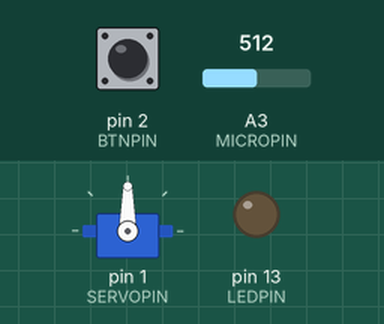
This sketch was run on a simulated Arduino Uno, built with avr-gcc and run on an emulated ATmega328P. Shown: servo, output pins drawn as LEDs (lit = HIGH). The inputs (shaded band) are chosen by the test bench; at power-on: pin 2 (BTNPIN) LOW, A3 (MICROPIN) = 512. What the sketch prints to the serial monitor is not drawn.

Above: at 1.2 s.
1.3 s: pin 2 (BTNPIN) pulled HIGH for 0.15 s
At 2.5 s:
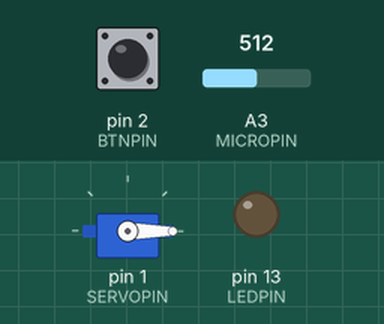
2.9 s: A3 (MICROPIN) set to 0
At 3.9 s:
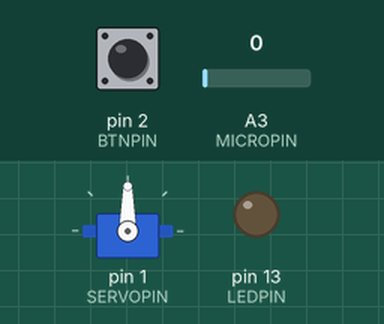
4.7 s: pin 2 (BTNPIN) pulled HIGH for 1 s
At 5.5 s:
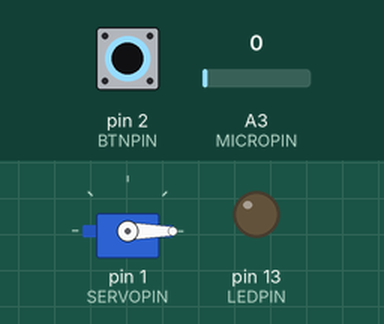
8.7 s: pin 2 (BTNPIN) driven HIGH
At 9.0 s:
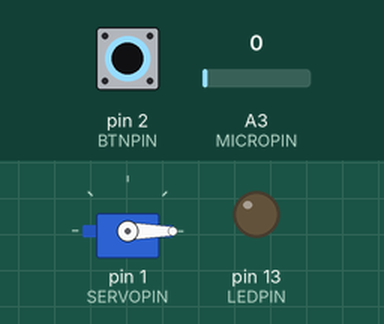
Timing chart, 0 to 13.3 s (numbered marks = the images above; inputs shaded):
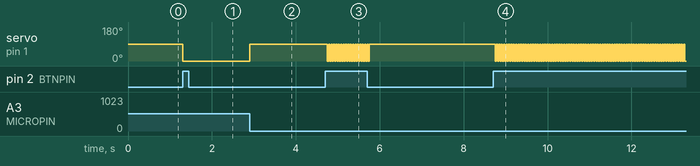

The sketch:

LockBox_feb14a.ino
```cpp
#include <Servo.h>
const byte LEDPIN = 13;
const byte SERVOPIN = 1;
const byte BTNPIN = 2;
const byte MICROPIN = 3;
const byte LEDPINON = 3;

const byte LOCK = 0;
const byte UNLOCK = 90;
const byte LOUDENOUGH = 512;


Servo latch;


// telling system what components are called and what they are attached to on the circut
void setup() {

  pinMode(LEDPIN, OUTPUT);
  pinMode(BTNPIN, INPUT);
   pinMode(MICROPIN, INPUT);
  latch.attach(SERVOPIN);
    latch.write(90);

    Serial.begin(9600);
  // telling the code that the components connected to these pins are a outpot and not an imput
}

void loop() {
  // if the paw1 is pressed/High then the led on the pet will turn on and change the led value to high
 if (analogRead(MICROPIN) <= LOUDENOUGH) {
  Serial.print("Heard a knock, unlcoking box");
  digitalWrite(LEDPINON, HIGH);
  latch.write(UNLOCK);
 }

if (digitalRead(BTNPIN) == HIGH) {
  Serial.print("button pressed, locking box");
  latch.write(LOCK);
}
}
```

Measured:
- after the input at 1.3 s, servo on pin 1 (SERVOPIN): 90° → 0° at once
- after the input at 2.9 s, servo on pin 1 (SERVOPIN): 0° → 90° at once
- after the input at 4.7 s, servo on pin 1 (SERVOPIN): alternates 90° for 0.03 s and 0° for 0.03 s, 36 changes in all, then stays 90°, starting after 0.05 s
- after the input at 8.7 s, servo on pin 1 (SERVOPIN): alternates 90° for 0.03 s and 0° for 0.03 s, starting after 0.05 s
